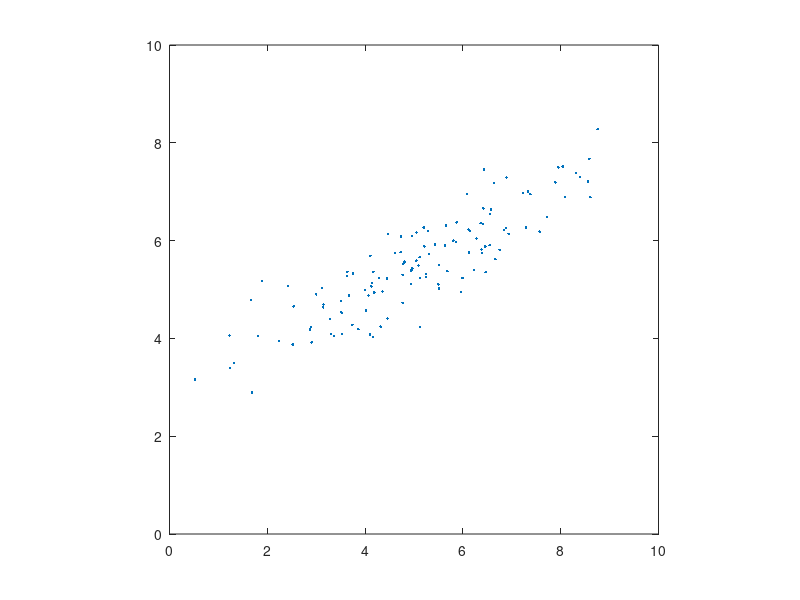

Write MATLAB code to recreate this figure.
n = 125; % number of observations
m = 2;  % number of attributes (dimensions)

% generate normal samples
% X = zeros([n m]);
noise1 = randn([n 1]);
noise2 = randn([n 1]);
X = 2*noise1 + 5;
Y = .5*X + .5*noise2 + 3;
plot(X, Y, '.')
axis([0 10 0 10])
axis square

[coeff,score,latent,~,explained,mu] = pca([X Y]);

X0 = X - mu(1);
Y0 = Y - mu(2);
m = sum(X0 .* Y0) / sum(X0.^2);

%%
